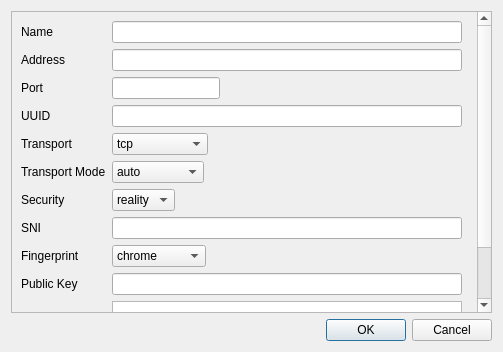
<?xml version="1.0" encoding="UTF-8"?>
<ui version="4.0">
 <class>Dialog</class>
 <widget class="QDialog" name="Dialog">
  <property name="geometry">
   <rect>
    <x>0</x>
    <y>0</y>
    <width>503</width>
    <height>352</height>
   </rect>
  </property>
  <property name="minimumSize">
   <size>
    <width>503</width>
    <height>352</height>
   </size>
  </property>
  <property name="maximumSize">
   <size>
    <width>503</width>
    <height>352</height>
   </size>
  </property>
  <property name="windowTitle">
   <string>Edit Node</string>
  </property>
  <layout class="QGridLayout" name="gridLayout">
   <item row="1" column="0">
    <widget class="QDialogButtonBox" name="buttonBox">
     <property name="orientation">
      <enum>Qt::Horizontal</enum>
     </property>
     <property name="standardButtons">
      <set>QDialogButtonBox::Cancel|QDialogButtonBox::Ok</set>
     </property>
    </widget>
   </item>
   <item row="0" column="0">
    <widget class="QScrollArea" name="scrollArea">
     <property name="widgetResizable">
      <bool>true</bool>
     </property>
     <widget class="QWidget" name="scrollAreaWidgetContents">
      <property name="geometry">
       <rect>
        <x>0</x>
        <y>0</y>
        <width>466</width>
        <height>479</height>
       </rect>
      </property>
      <layout class="QGridLayout" name="gridLayout_2">
       <item row="6" column="1">
        <widget class="QComboBox" name="comboBox_2">
         <property name="sizePolicy">
          <sizepolicy hsizetype="Fixed" vsizetype="Fixed">
           <horstretch>0</horstretch>
           <verstretch>0</verstretch>
          </sizepolicy>
         </property>
         <item>
          <property name="text">
           <string>reality</string>
          </property>
         </item>
         <item>
          <property name="text">
           <string>tls</string>
          </property>
         </item>
        </widget>
       </item>
       <item row="1" column="0">
        <widget class="QLabel" name="label_3">
         <property name="text">
          <string>Address</string>
         </property>
        </widget>
       </item>
       <item row="10" column="0">
        <widget class="QLabel" name="label_10">
         <property name="text">
          <string>Extra</string>
         </property>
        </widget>
       </item>
       <item row="1" column="1">
        <widget class="QLineEdit" name="lineEdit_2"/>
       </item>
       <item row="2" column="1">
        <widget class="QLineEdit" name="lineEdit_3">
         <property name="sizePolicy">
          <sizepolicy hsizetype="Fixed" vsizetype="Fixed">
           <horstretch>0</horstretch>
           <verstretch>0</verstretch>
          </sizepolicy>
         </property>
        </widget>
       </item>
       <item row="7" column="1">
        <widget class="QLineEdit" name="lineEdit_5"/>
       </item>
       <item row="4" column="1" colspan="2">
        <widget class="QComboBox" name="comboBox">
         <property name="sizePolicy">
          <sizepolicy hsizetype="Fixed" vsizetype="Fixed">
           <horstretch>0</horstretch>
           <verstretch>0</verstretch>
          </sizepolicy>
         </property>
         <item>
          <property name="text">
           <string>tcp</string>
          </property>
         </item>
         <item>
          <property name="text">
           <string>kcp</string>
          </property>
         </item>
         <item>
          <property name="text">
           <string>ws</string>
          </property>
         </item>
         <item>
          <property name="text">
           <string>httpupgrade</string>
          </property>
         </item>
         <item>
          <property name="text">
           <string>xttp</string>
          </property>
         </item>
         <item>
          <property name="text">
           <string>h2</string>
          </property>
         </item>
         <item>
          <property name="text">
           <string>quic</string>
          </property>
         </item>
         <item>
          <property name="text">
           <string>grpc</string>
          </property>
         </item>
        </widget>
       </item>
       <item row="0" column="1">
        <widget class="QLineEdit" name="lineEdit"/>
       </item>
       <item row="4" column="0">
        <widget class="QLabel" name="label_5">
         <property name="text">
          <string>Transport</string>
         </property>
        </widget>
       </item>
       <item row="0" column="0">
        <widget class="QLabel" name="label_2">
         <property name="text">
          <string>Name</string>
         </property>
        </widget>
       </item>
       <item row="9" column="0">
        <widget class="QLabel" name="label_8">
         <property name="text">
          <string>Public Key</string>
         </property>
        </widget>
       </item>
       <item row="5" column="0">
        <widget class="QLabel" name="label_9">
         <property name="text">
          <string>Transport Mode</string>
         </property>
        </widget>
       </item>
       <item row="5" column="1">
        <widget class="QComboBox" name="comboBox_3">
         <property name="sizePolicy">
          <sizepolicy hsizetype="Fixed" vsizetype="Fixed">
           <horstretch>0</horstretch>
           <verstretch>0</verstretch>
          </sizepolicy>
         </property>
         <item>
          <property name="text">
           <string>auto</string>
          </property>
         </item>
         <item>
          <property name="text">
           <string>packet-up</string>
          </property>
         </item>
         <item>
          <property name="text">
           <string>stream-up</string>
          </property>
         </item>
         <item>
          <property name="text">
           <string>stream-one</string>
          </property>
         </item>
        </widget>
       </item>
       <item row="2" column="0">
        <widget class="QLabel" name="label_4">
         <property name="text">
          <string>Port</string>
         </property>
        </widget>
       </item>
       <item row="6" column="0">
        <widget class="QLabel" name="label_6">
         <property name="text">
          <string>Security</string>
         </property>
        </widget>
       </item>
       <item row="3" column="0">
        <widget class="QLabel" name="label">
         <property name="text">
          <string>UUID</string>
         </property>
        </widget>
       </item>
       <item row="9" column="1">
        <widget class="QLineEdit" name="lineEdit_6"/>
       </item>
       <item row="7" column="0">
        <widget class="QLabel" name="label_7">
         <property name="text">
          <string>SNI</string>
         </property>
        </widget>
       </item>
       <item row="10" column="1">
        <widget class="QTextEdit" name="textEdit"/>
       </item>
       <item row="3" column="1">
        <widget class="QLineEdit" name="lineEdit_4"/>
       </item>
       <item row="8" column="0">
        <widget class="QLabel" name="label_11">
         <property name="text">
          <string>Fingerprint</string>
         </property>
        </widget>
       </item>
       <item row="8" column="1">
        <widget class="QComboBox" name="comboBox_4">
         <property name="sizePolicy">
          <sizepolicy hsizetype="Fixed" vsizetype="Fixed">
           <horstretch>0</horstretch>
           <verstretch>0</verstretch>
          </sizepolicy>
         </property>
         <item>
          <property name="text">
           <string>chrome</string>
          </property>
         </item>
         <item>
          <property name="text">
           <string>firefox</string>
          </property>
         </item>
         <item>
          <property name="text">
           <string>safari</string>
          </property>
         </item>
         <item>
          <property name="text">
           <string>ios</string>
          </property>
         </item>
         <item>
          <property name="text">
           <string>android</string>
          </property>
         </item>
         <item>
          <property name="text">
           <string>edge</string>
          </property>
         </item>
         <item>
          <property name="text">
           <string>360</string>
          </property>
         </item>
         <item>
          <property name="text">
           <string>qq</string>
          </property>
         </item>
         <item>
          <property name="text">
           <string>random</string>
          </property>
         </item>
         <item>
          <property name="text">
           <string>randomized</string>
          </property>
         </item>
        </widget>
       </item>
      </layout>
     </widget>
    </widget>
   </item>
  </layout>
 </widget>
 <resources/>
 <connections>
  <connection>
   <sender>buttonBox</sender>
   <signal>accepted()</signal>
   <receiver>Dialog</receiver>
   <slot>accept()</slot>
   <hints>
    <hint type="sourcelabel">
     <x>248</x>
     <y>254</y>
    </hint>
    <hint type="destinationlabel">
     <x>157</x>
     <y>274</y>
    </hint>
   </hints>
  </connection>
  <connection>
   <sender>buttonBox</sender>
   <signal>rejected()</signal>
   <receiver>Dialog</receiver>
   <slot>reject()</slot>
   <hints>
    <hint type="sourcelabel">
     <x>316</x>
     <y>260</y>
    </hint>
    <hint type="destinationlabel">
     <x>286</x>
     <y>274</y>
    </hint>
   </hints>
  </connection>
 </connections>
</ui>
